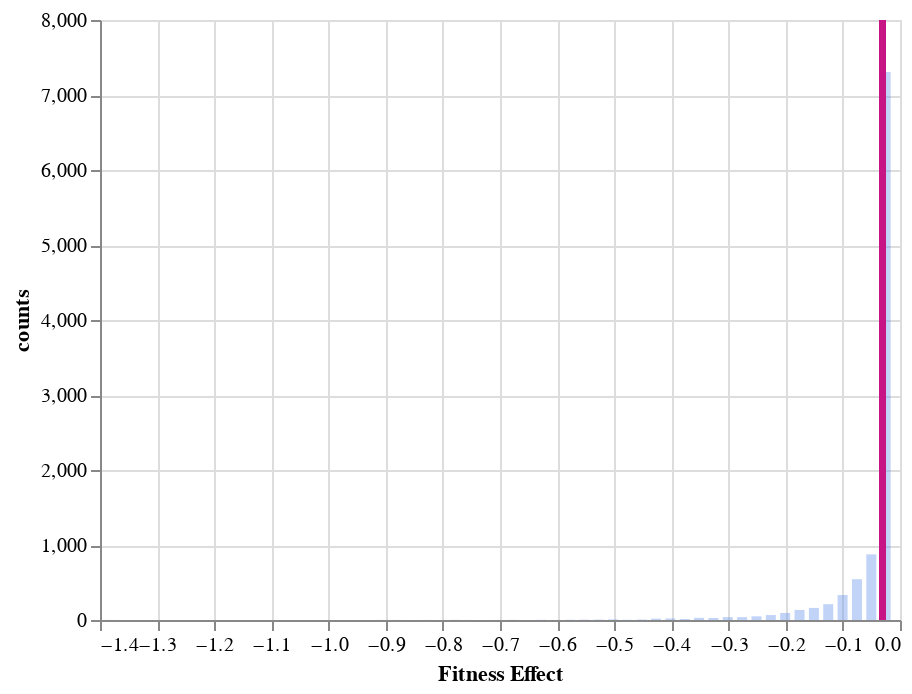

This figure's notebook cell:
### Markdown cell above
Notice that your mutation type now has an `idx` (in the format m#). This is a unique id that `shadie` uses to keep track of mutations. It may not start at `m1`, as some default mutation types have already been defined by `shadie`. 

If you'd like more information about your mutation, you can use the `inspect()` function to visualize your mutation distribution and see the parameters listed explicitly:

### Code cell
mut2.inspect()

### Figure 1 — Vega-Lite specification as saved in the notebook (floating-point values rounded to 4 significant figures)
{"config": {"view": {"continuousWidth": 400, "continuousHeight": 300}}, "layer": [{"mark": {"type": "bar", "color": "cornflowerblue", "opacity": 0.4}, "encoding": {"x": {"type": "quantitative", "axis": {"title": "Fitness Effect"}, "field": "values"}, "y": {"type": "quantitative", "field": "counts"}}}, {"mark": {"type": "rule", "color": "mediumvioletred"}, "encoding": {"size": {"value": 3}, "tooltip": [{"type": "quantitative", "field": "mean"}], "x": {"type": "quantitative", "field": "mean"}}}], "data": {"name": "data-9406ef07f354675e9f3f3f86d29dab8c"}, "$schema": "https://vega.github.io/schema/vega-lite/v4.8.1.json", "datasets": {"data-9406ef07f354675e9f3f3f86d29dab8c": [{"values": -1.381, "counts": 1, "mean": -0.03}, {"values": -1.356, "counts": 0, "mean": -0.03}, {"values": -1.331, "counts": 0, "mean": -0.03}, {"values": -1.306, "counts": 0, "mean": -0.03}, {"values": -1.281, "counts": 0, "mean": -0.03}, {"values": -1.256, "counts": 0, "mean": -0.03}, {"values": -1.231, "counts": 0, "mean": -0.03}, {"values": -1.206, "counts": 0, "mean": -0.03}, {"values": -1.181, "counts": 0, "mean": -0.03}, {"values": -1.155, "counts": 0, "mean": -0.03}, {"values": -1.13, "counts": 0, "mean": -0.03}, {"values": -1.105, "counts": 0, "mean": -0.03}, {"values": -1.08, "counts": 0, "mean": -0.03}, {"values": -1.055, "counts": 0, "mean": -0.03}, {"values": -1.03, "counts": 0, "mean": -0.03}, {"values": -1.005, "counts": 0, "mean": -0.03}, {"values": -0.9796, "counts": 0, "mean": -0.03}, {"values": -0.9545, "counts": 0, "mean": -0.03}, {"values": -0.9293, "counts": 0, "mean": -0.03}, {"values": -0.9042, "counts": 1, "mean": -0.03}, {"values": -0.8791, "counts": 1, "mean": -0.03}, {"values": -0.854, "counts": 0, "mean": -0.03}, {"values": -0.8289, "counts": 1, "mean": -0.03}, {"values": -0.8038, "counts": 0, "mean": -0.03}, {"values": -0.7786, "counts": 2, "mean": -0.03}, {"values": -0.7535, "counts": 1, "mean": -0.03}, {"values": -0.7284, "counts": 0, "mean": -0.03}, {"values": -0.7033, "counts": 1, "mean": -0.03}, {"values": -0.6782, "counts": 2, "mean": -0.03}, {"values": -0.6531, "counts": 0, "mean": -0.03}, {"values": -0.6279, "counts": 2, "mean": -0.03}, {"values": -0.6028, "counts": 1, "mean": -0.03}, {"values": -0.5777, "counts": 3, "mean": -0.03}, {"values": -0.5526, "counts": 4, "mean": -0.03}, {"values": -0.5275, "counts": 5, "mean": -0.03}, {"values": -0.5024, "counts": 8, "mean": -0.03}, {"values": -0.4772, "counts": 3, "mean": -0.03}, {"values": -0.4521, "counts": 6, "mean": -0.03}, {"values": -0.427, "counts": 18, "mean": -0.03}, {"values": -0.4019, "counts": 20, "mean": -0.03}, {"values": -0.3768, "counts": 13, "mean": -0.03}, {"values": -0.3516, "counts": 29, "mean": -0.03}, {"values": -0.3265, "counts": 27, "mean": -0.03}, {"values": -0.3014, "counts": 38, "mean": -0.03}, {"values": -0.2763, "counts": 38, "mean": -0.03}, {"values": -0.2512, "counts": 49, "mean": -0.03}, {"values": -0.2261, "counts": 66, "mean": -0.03}, {"values": -0.2009, "counts": 94, "mean": -0.03}, {"values": -0.1758, "counts": 134, "mean": -0.03}, {"values": -0.1507, "counts": 161, "mean": -0.03}, {"values": -0.1256, "counts": 211, "mean": -0.03}, {"values": -0.1005, "counts": 333, "mean": -0.03}, {"values": -0.07535, "counts": 544, "mean": -0.03}, {"values": -0.05024, "counts": 875, "mean": -0.03}, {"values": -0.02512, "counts": 7308, "mean": -0.03}]}}
